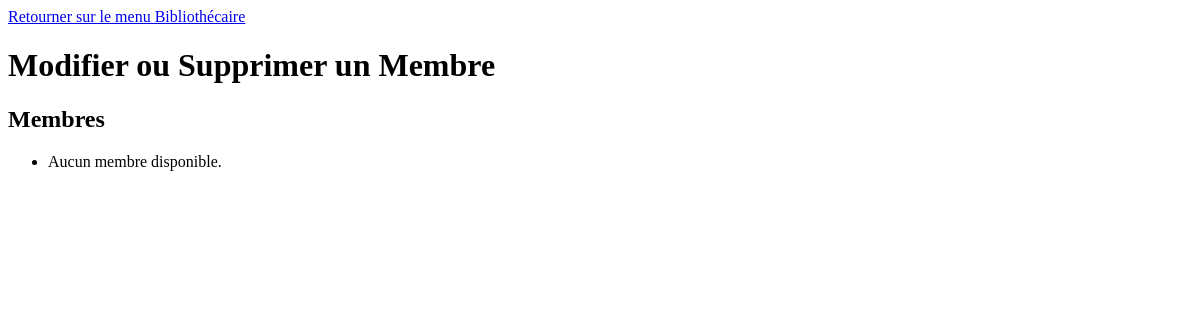
The app's page /bibliothecaire/update-member/ (signed in), older data.
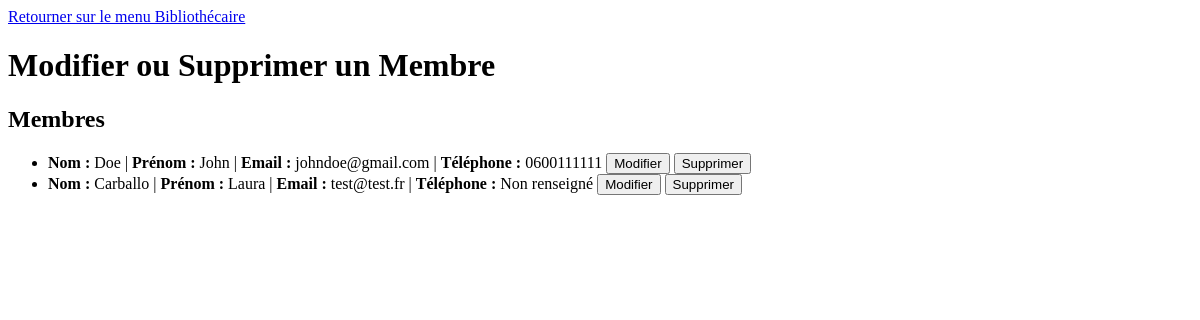
The same page, newer data.
### bibliothecaire/models/membre.py (models this page shows, shortened)
class Emprunteur(models.Model):
    nom = models.CharField(max_length=50)
    prenom = models.CharField(max_length=50)
    email = models.EmailField(unique=True)
    telephone = models.CharField(max_length=10, null=True, blank=True)
    optin = models.BooleanField(default=False)
    bloque = models.BooleanField(default=False)

### bibliothecaire/views/updateMemberBibliotheque.py (the view, shortened to what this page needs)
# urls.py: path('update-member/', login_required(updateMemberBibliotheque, login_url='/bibliothecaire/login/'), name="updateMemberBibliotheque"),
def updateMemberBibliotheque(request):
    membres = Emprunteur.objects.all()
    update_forms_membres = {
        membre: UpdateMembreForm(instance=membre) for membre in membres
    }
    return render(request, "updateMemberBibliotheque.html", {
        "membres": update_forms_membres.keys(),
        "update_forms_membres": update_forms_membres,
    })

### bibliothecaire/templates/updateMemberBibliotheque.html (shortened to what this page needs)
{% load static %}
<!DOCTYPE html>
<html lang="fr">
<head>
</head>
<body>
    <a href="/bibliothecaire">Retourner sur le menu Bibliothécaire</a>
    <h1>Modifier ou Supprimer un Membre</h1>
    <h2>Membres</h2>
    <ul>
        {% for membre, form in update_forms_membres.items %}
            <li id="membre_{{ membre.id }}">
                <b>Nom :</b> {{ membre.nom.title }} | <b>Prénom :</b> {{ membre.prenom.title }} |
                <b>Email :</b> {{ membre.email }} | <b>Téléphone :</b> {{ membre.telephone|default:"Non renseigné" }}
                <button onclick="toggleForm('update_membre_{{ membre.id }}')">Modifier</button>
                <button onclick="deleteMember({{ membre.id }})">Supprimer</button>
            </li>
        {% empty %}
            <li>Aucun membre disponible.</li>
        {% endfor %}
    </ul>
</body>
</html>

Row changes from the older to the newer data that the page shows:
added Emprunteur: nom "Doe", prenom "John", email "johndoe@gmail.com", telephone "0600111111"
added Emprunteur: nom "Carballo", prenom "Laura", email "test@test.fr", telephone "Non renseigné"
Text that changed along with them:
text no longer shown: "Aucun membre disponible."
